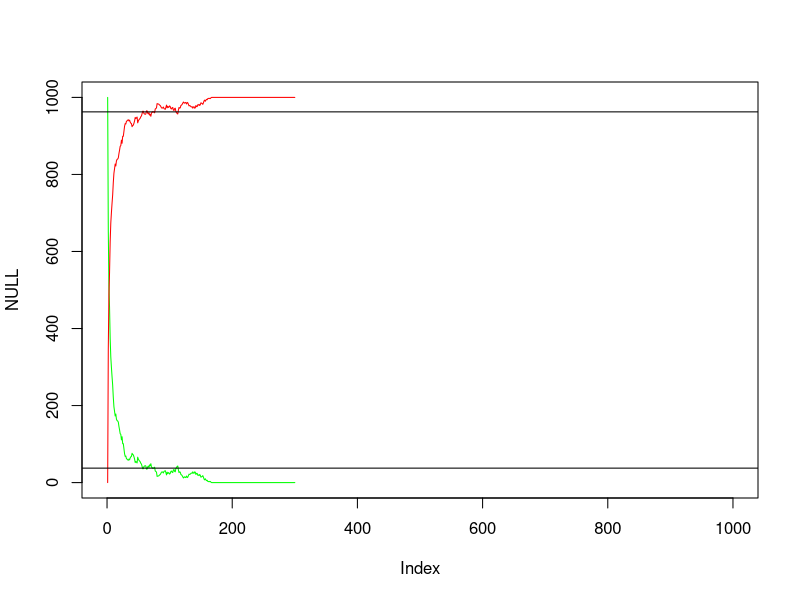

Recreate this plot in R. (Note: this script raises an error after producing the figure.)
# Alek Westover
# Evolution simulation

# only looking at 1 allele A / a
# aa is lethal

# N is population size (even for simplicity of mating)
# population <- c(number of AA, number of Aa)

nextGeneration <- function(population, N) {
  newPopulation <- c(0, 0)
  idxs <- sample(1:N)
  for (i in 1:(N/2)) {
    # 2*i-1, 2*i mate twice
    mate1 <- idxs[2*i-1]
    mate2 <- idxs[2*i]
    for (k in 1:2){
      if (mate1 <= population[1] && mate2 <= population[1]) { # both AA
        newPopulation[1] <- newPopulation[1]+1
      }
      else if ((mate1 > population[1] && mate2 <= population[1]) || (mate1 <= population[1] && mate2 > population[1])) { # AA cross Aa
        if(runif(1)<1/2)
        {
          newPopulation[1] <- newPopulation[1] + 1;
        }
        else {
          newPopulation[2] <- newPopulation[2] + 1;
        }
      }
      else { # both Aa 
        if(runif(1)<1/3)
        {
          newPopulation[1] <- newPopulation[1] + 1;
        }
        else {
          newPopulation[2] <- newPopulation[2] + 1;
        }
      } 
    }
  }
  return (newPopulation)
}

simulatePopulation <- function(generations, N) {
  population <- c(0, N)
  AAs <- numeric(generations)
  Aas <- numeric(generations)
  for (g in 1:generations) {
    AAs[g] <- population[1]
    Aas[g] <- population[2]
    population <- nextGeneration(population, N);
  }
  AAs[g] <- population[1]
  Aas[g] <- population[2]
  plot(x=NULL, y=NULL, xlim=c(0,N),ylim=c(0,N))
  lines(Aas, col='green')
  lines(AAs, col='red')
  abline(h=mean(AAs))
  abline(h=mean(Aas))
  print(min(Aas))
}

simulatePopulation(300, 1000)


# OK, this model below is probably wrong, because it gives a different result than I had previously
# need to think about the counting problem more...
# Expected number of AAs (x) on the next generation <- 
# number of AA * expected AA offspring per AA which is (pr(AA mate AA) * pr (AA given AA mate AA) + pr(AA mate Aa) * pr(AA given AA mate Aa)) 
  return ((x^2 + x*y + (y^2) / 3)/ N );
# + number of Aa * expected AA offspring per Aa which is ... similar expression as above
E <- function(x, y, N) {
}
# to see what conditions cause complete convergence, we
# need to solve E(x, y) = x subject to constraint x+y = N
# could use Newton's method, but will not
# simpler to pluf 
# y = N - x into E(x, y)
EsubxParam <- function(x, N) {
  return (((x^2 + x*(N-x) + ((N-x)^2) / 3)/N) - x)
}
N <- 1000
xs <- 0:1000
plot(xs, EsubxParam(xs, N))
abline(h=0)

# weird: only stabilizes when x=N

